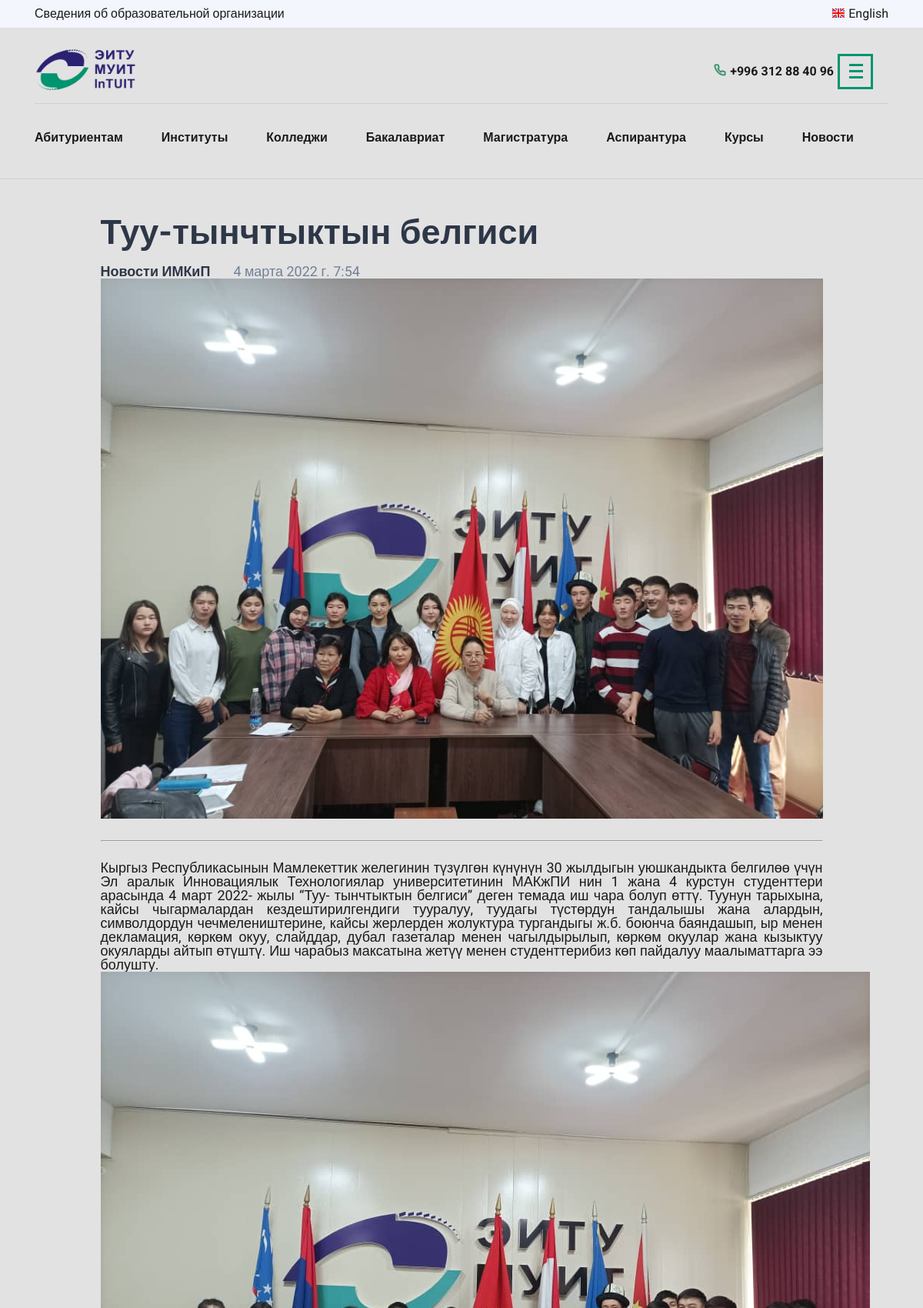
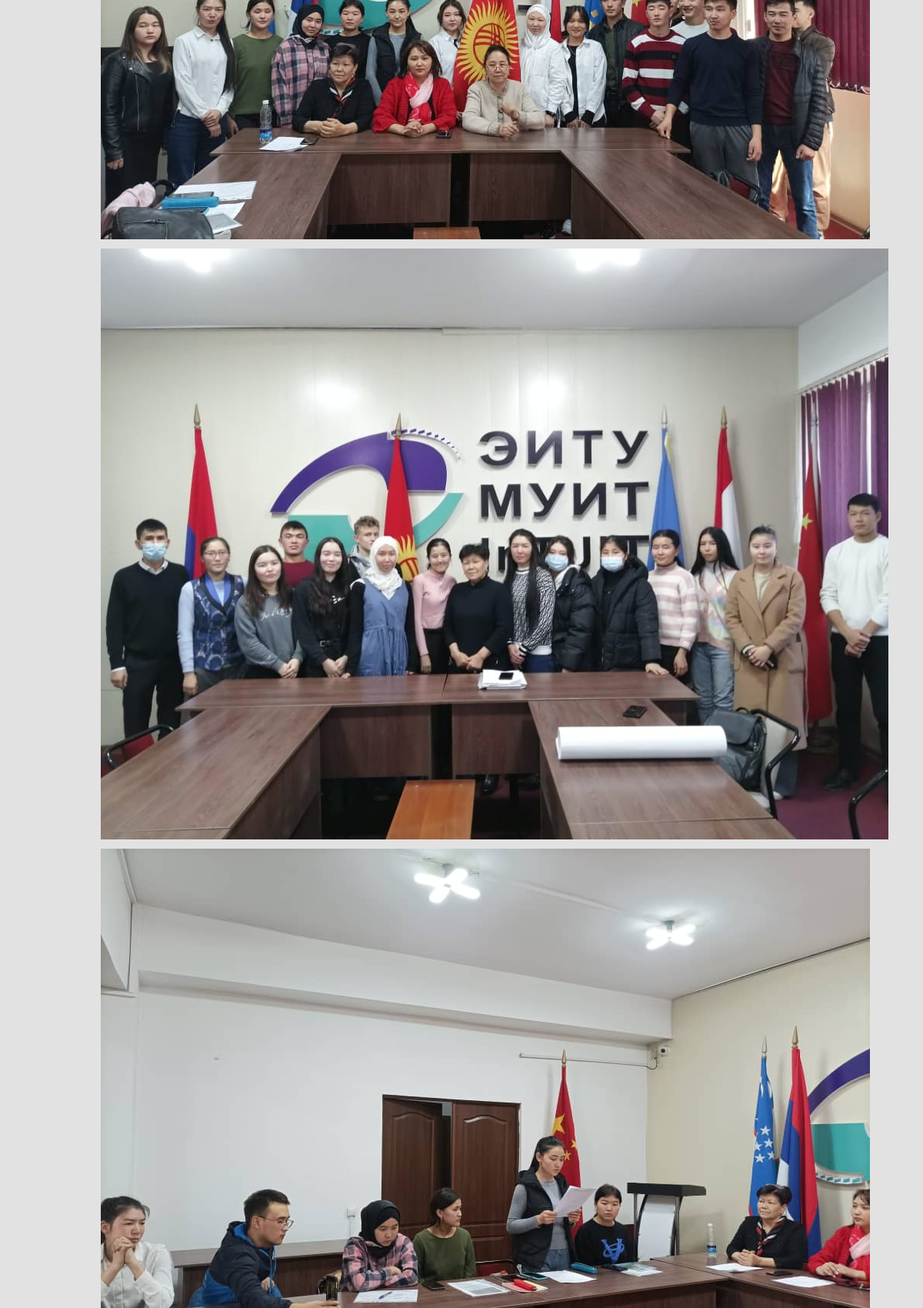
Page /news/2022/3/4/tuu-tynchtyktyn-belgisi/ (upper part) on the committed database (2 pictures, top to bottom).
### news/models.py (models this page shows, shortened)
class PostModel(models.Model):
    STATUS_CHOICES = (
        ("active", "активен"),
        ("passive", "не активен")
    )
    '''
        статус - status
        название - title
        ссылка - slug
        дата - date
        описание - description
        категории - categories
        изображения - images
        файлы - files
    '''
    objects = models.Manager()
    active_posts = ActivePostsManager()
    status = models.CharField(verbose_name="Статус", choices=STATUS_CHOICES,
                                max_length=15, default="passive")
    title = models.CharField(verbose_name="Название", max_length=250)
    slug = models.SlugField(verbose_name="Ссылка", unique_for_date='date')
    banner = models.FileField(verbose_name="Баннер", upload_to="news/images/banners",
                                blank=True)
    date = models.DateTimeField(verbose_name="Дата", default=timezone.now)
    description = models.TextField(verbose_name="Текст")
    categories = models.ManyToManyField('CategoryModel', related_name='categories',
                                        related_query_name="posts",verbose_name='Категории',)
    images = models.ManyToManyField('ImageModel', related_name='images',
                                        verbose_name='Фотографии', null=True, blank=True)
    files = models.ManyToManyField('FileModel', related_name='files',
                                        verbose_name='Файлы', null=True, blank=True)
    class Meta:
        ordering = ('-date',)
        verbose_name = "Пост"
        verbose_name_plural = "Посты"

class CategoryModel(models.Model):
    title = models.CharField(verbose_name="Название", max_length=250)
    slug = models.SlugField(verbose_name="Ссылка")
    class Meta:
        ordering = ('title',)
        verbose_name = "Категория"
        verbose_name_plural = "Категории"

class ImageModel(models.Model):
    title = models.CharField(verbose_name="Название", max_length=250)
    image = models.FileField(verbose_name="Изображение", upload_to="news/images/posts/%y/%m/%d",
                                null=True, blank=True)
    class Meta:
        ordering = ('title',)
        verbose_name = "Фото"
        verbose_name_plural = "Фотографии"

### news/views.py (the view)
def post_detail(request, year, month, day, post):
    post = get_object_or_404(PostModel, slug=post, status='active',
                                date__year=year, date__month=month, date__day=day)
    return render(request, 'news/detail.html', {"title":"Новости", "post": post})

### news/templates/news/detail.html
{% extends 'base.html' %}
{% block main %}
    {% include 'news/blocks/post.html' %}
{% endblock %}

### news/templates/news/blocks/post.html (shortened to what this page needs)
{% load static%}
<section>
    <section class="post">
        <div class="container">
            <div class="post__content">
                <h1 class="post__title">
                    {{ post.title }}
                </h1>
                <div class="post__details">
                    {% for category in post.categories.all %}
                        <a href="/news/{{category.slug}}/">
                            <h2 class="post__author">{{ category.title }}</h2>
                        </a>
                    {% endfor %}
                    <span class="post__date">
                        {{ post.date }}
                    </span>
                </div>
                <div class="post__banner">
                    {% if post.banner %}
                      <img src="{{ post.banner.url }}" alt="" class="post__img">
                    {% endif %}
                </div>
                <hr class="post__line">
                {{ post.description|linebreaks }}
                {% for img in post.images.all %}
                    <img src='{{img.image.url}}' alt="{{ img.title}}">
                {% endfor %}
                <br>
            </div>
        </div>
    </section>
</section>

### main/static/css/index.css (style rules this page uses)
.container { max-width: 1200px; margin: 0 auto; padding: 0 10px; }
.post__banner { text-align: center; }
.post__content { max-width: 90%; padding: 0 30px; -webkit-box-sizing: border-box; box-sizing: border-box; margin: 0 auto; line-height: 2; font-size: 18px; font-family: Arial,sans-serif; }
.post__title { color: #2D3748; font-size: 45px; margin-top: 41px; }
.post__details { margin-top: 20px; display: -webkit-box; display: -ms-flexbox; display: flex; -webkit-box-align: center; -ms-flex-align: center; align-items: center; }
.post__author { margin-right: 30px; color: #2D3748; font-size: 18px; }
.post__date { color: #718096; font-size: 18px; }
.post__line { margin: 25px 0; }
.post__img { max-width: 100%; }
label, a { cursor: pointer; }
body { font-family: "Roboto", sans-serif; margin: 0; overflow-x: hidden; background: #e2e2e2; }
h1, h2, h3, h4, h5, h6, p, ul { margin: 0; }
p { text-align: justify; }
a { text-decoration: none; }

### main/static/css/base/base.css (style rules this page uses)
* { margin: 0; padding: 0; line-height: 100%; font-family: 'Roboto', sans-serif; }
body { box-sizing: border-box; }
.container { margin: auto; box-sizing: border-box; max-width: 1200px; padding: 5px 15px; box-sizing: border-box; color: #1a1a1a; }
@media screen and (max-width:1200px) { .container { max-width: 1140px; } }

### rows in the picture
PostModel: title "Туу-тынчтыктын белгиси", date "4 марта 2022 г. 7:54", banner (picture), description "Кыргыз Республикасынын Мамлекеттик желегинин түзүлгөн күнүнүн 30 жылдыгын уюшкандыкта белгилөө үчүн Эл аралык Инновациялык Технологиялар университетинин МАКжПИ нин 1 жана 4 курстун студенттери арасында 4 март 2022- жылы “Туу- тынчтыктын белгиси” деген темада иш чара болуп өттү. Туунун тарыхына, кайсы чыгармалардан кездештирилгендиги тууралуу, туудагы түстөрдун тандалышы жана алардын, символдордун чечмелеништерине, кайсы жерлерден жолуктура тургандыгы ж.б. боюнча баяндашып, ыр менен декламация, көркөм окуу, слайддар, дубал газеталар менен чагылдырылып, көркөм окуулар жана кызыктуу окуяларды айтып өтүштү. Иш чарабыз максатына жетүү менен студенттерибиз көп пайдалуу маалыматтарга ээ болушту."
CategoryModel: title "Новости ИМКиП"
ImageModel: image (picture)
ImageModel: image (picture)
ImageModel: image (picture)
